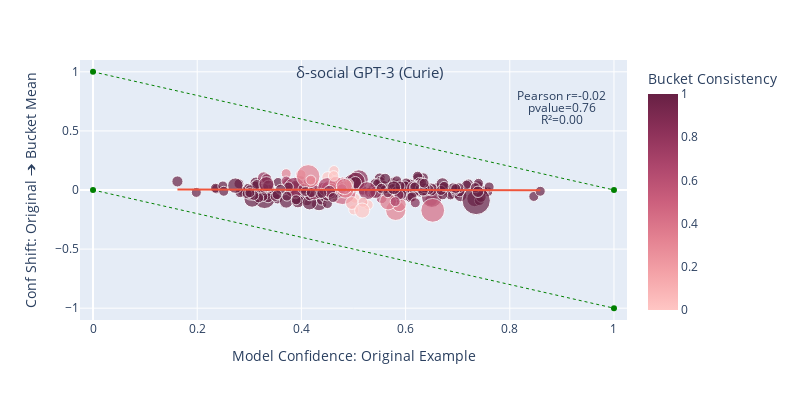
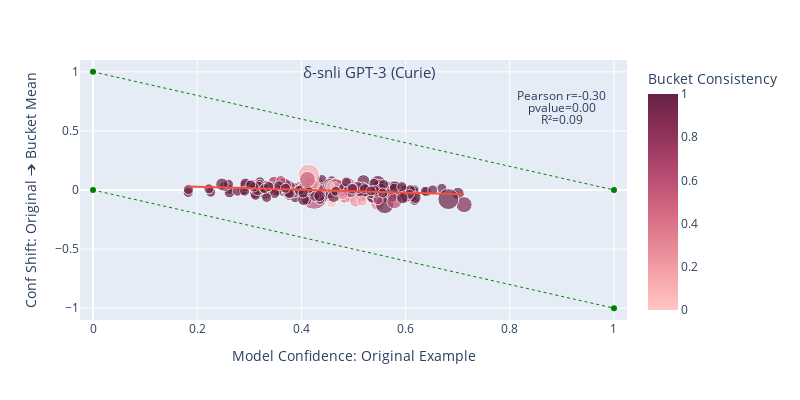
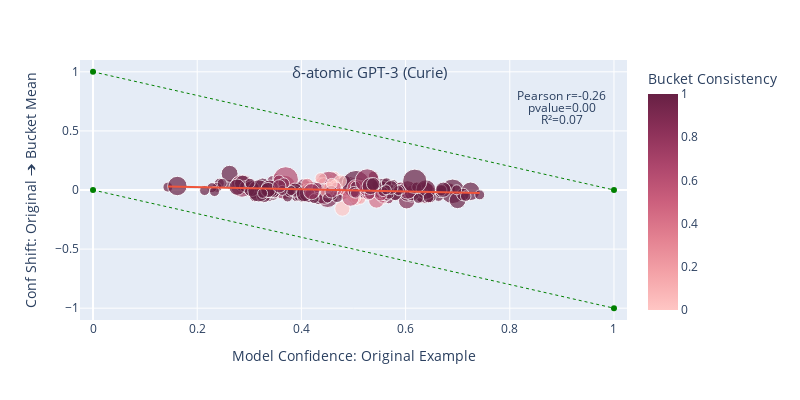

The notebook cell saved with these charts, in order:
### Code cell
for b, dataset_buckets in dnli_human_bucket_predictions.items():
    print(b)
    print(
        'GPT-3 Curie Accuracy:',
        get_original_example_prediction_accuracy(dataset_buckets['gpt3-curie'])
    )
    
    metadata = construct_bucket_metadata(dataset_buckets['gpt3-curie'])
    plot = plot_orig_v_bucket_conf(metadata, f'δ-{b} GPT-3 (Curie)')
    plot.show()

### Figure 1 — Plotly figure (JSON) as saved in the notebook; plotly's stock layout.template omitted (floating-point values rounded to 4 significant figures; data arrays with more than 128 entries replaced by an {"elided": "..."} marker saying what was removed)
{"data": [{"customdata": {"elided": "250x1 str values"}, "hovertemplate": "Model Confidence: Original Example=%{x}<br>Conf Shift: Original ➔ Bucket Mean=%{y}<br>bucket_confidence_var=%{marker.size}<br>example_id=%{customdata[0]}<br>Bucket Consistency=%{marker.color}<extra></extra>", "legendgroup": "", "marker": {"color": {"elided": "250 float values"}, "coloraxis": "coloraxis", "size": {"elided": "250 float values"}, "sizemin": 5, "sizemode": "area", "sizeref": 4.392e-05, "symbol": "circle"}, "mode": "markers", "name": "", "orientation": "v", "showlegend": false, "type": "scatter", "x": {"elided": "250 float values"}, "xaxis": "x", "y": {"elided": "250 float values"}, "yaxis": "y"}, {"hovertemplate": "<b>OLS trendline</b><br>conf_shift = -0.00835512 * original_confidence + 0.00493749<br>R<sup>2</sup>=0.000385<br><br>Model Confidence: Original Example=%{x}<br>Conf Shift: Original ➔ Bucket Mean=%{y} <b>(trend)</b><extra></extra>", "legendgroup": "", "marker": {"sizemin": 5, "symbol": "circle"}, "mode": "lines", "name": "", "showlegend": false, "type": "scatter", "x": {"elided": "250 float values"}, "xaxis": "x", "y": {"elided": "250 float values"}, "yaxis": "y"}, {"line": {"color": "green", "dash": "dot", "width": 1}, "type": "scatter", "x": [0, 1], "y": [1, 0]}, {"line": {"color": "green", "dash": "dot", "width": 1}, "type": "scatter", "x": [0, 1], "y": [0, -1]}], "layout": {"annotations": [{"arrowhead": 0, "font": {"size": 15}, "showarrow": false, "text": "δ-social GPT-3 (Curie)", "x": 0.53, "y": 1}, {"arrowhead": 0, "showarrow": false, "text": "Pearson r=-0.02", "x": 0.9, "y": 0.8}, {"arrowhead": 0, "showarrow": false, "text": "pvalue=0.76", "x": 0.9, "y": 0.7}, {"arrowhead": 0, "showarrow": false, "text": "R²=0.00", "x": 0.9, "y": 0.6}], "coloraxis": {"colorbar": {"title": {"text": "Bucket Consistency"}}, "colorscale": [[0, "rgb(255, 198, 196)"], [0.1667, "rgb(244, 163, 168)"], [0.3333, "rgb(227, 129, 145)"], [0.5, "rgb(204, 96, 125)"], [0.6667, "rgb(173, 70, 108)"], [0.8333, "rgb(139, 48, 88)"], [1, "rgb(103, 32, 68)"]]}, "height": 400, "legend": {"itemsizing": "constant", "tracegroupgap": 0}, "margin": {"t": 60}, "showlegend": false, "width": 800, "xaxis": {"anchor": "y", "domain": [0, 1], "range": [-0.025, 1.025], "title": {"text": "Model Confidence: Original Example"}}, "yaxis": {"anchor": "x", "domain": [0, 1], "range": [-1.1, 1.1], "title": {"text": "Conf Shift: Original ➔ Bucket Mean"}}}}

### Figure 2 — Plotly figure (JSON) as saved in the notebook; plotly's stock layout.template omitted (floating-point values rounded to 4 significant figures; data arrays with more than 128 entries replaced by an {"elided": "..."} marker saying what was removed)
{"data": [{"customdata": {"elided": "250x1 str values"}, "hovertemplate": "Model Confidence: Original Example=%{x}<br>Conf Shift: Original ➔ Bucket Mean=%{y}<br>bucket_confidence_var=%{marker.size}<br>example_id=%{customdata[0]}<br>Bucket Consistency=%{marker.color}<extra></extra>", "legendgroup": "", "marker": {"color": {"elided": "250 float values"}, "coloraxis": "coloraxis", "size": {"elided": "250 float values"}, "sizemin": 5, "sizemode": "area", "sizeref": 3.661e-05, "symbol": "circle"}, "mode": "markers", "name": "", "orientation": "v", "showlegend": false, "type": "scatter", "x": {"elided": "250 float values"}, "xaxis": "x", "y": {"elided": "250 float values"}, "yaxis": "y"}, {"hovertemplate": "<b>OLS trendline</b><br>conf_shift = -0.121984 * original_confidence + 0.0508458<br>R<sup>2</sup>=0.090334<br><br>Model Confidence: Original Example=%{x}<br>Conf Shift: Original ➔ Bucket Mean=%{y} <b>(trend)</b><extra></extra>", "legendgroup": "", "marker": {"sizemin": 5, "symbol": "circle"}, "mode": "lines", "name": "", "showlegend": false, "type": "scatter", "x": {"elided": "250 float values"}, "xaxis": "x", "y": {"elided": "250 float values"}, "yaxis": "y"}, {"line": {"color": "green", "dash": "dot", "width": 1}, "type": "scatter", "x": [0, 1], "y": [1, 0]}, {"line": {"color": "green", "dash": "dot", "width": 1}, "type": "scatter", "x": [0, 1], "y": [0, -1]}], "layout": {"annotations": [{"arrowhead": 0, "font": {"size": 15}, "showarrow": false, "text": "δ-snli GPT-3 (Curie)", "x": 0.53, "y": 1}, {"arrowhead": 0, "showarrow": false, "text": "Pearson r=-0.30", "x": 0.9, "y": 0.8}, {"arrowhead": 0, "showarrow": false, "text": "pvalue=0.00", "x": 0.9, "y": 0.7}, {"arrowhead": 0, "showarrow": false, "text": "R²=0.09", "x": 0.9, "y": 0.6}], "coloraxis": {"colorbar": {"title": {"text": "Bucket Consistency"}}, "colorscale": [[0, "rgb(255, 198, 196)"], [0.1667, "rgb(244, 163, 168)"], [0.3333, "rgb(227, 129, 145)"], [0.5, "rgb(204, 96, 125)"], [0.6667, "rgb(173, 70, 108)"], [0.8333, "rgb(139, 48, 88)"], [1, "rgb(103, 32, 68)"]]}, "height": 400, "legend": {"itemsizing": "constant", "tracegroupgap": 0}, "margin": {"t": 60}, "showlegend": false, "width": 800, "xaxis": {"anchor": "y", "domain": [0, 1], "range": [-0.025, 1.025], "title": {"text": "Model Confidence: Original Example"}}, "yaxis": {"anchor": "x", "domain": [0, 1], "range": [-1.1, 1.1], "title": {"text": "Conf Shift: Original ➔ Bucket Mean"}}}}

### Figure 3 — Plotly figure (JSON) as saved in the notebook; plotly's stock layout.template omitted (floating-point values rounded to 4 significant figures; data arrays with more than 128 entries replaced by an {"elided": "..."} marker saying what was removed)
{"data": [{"customdata": {"elided": "250x1 str values"}, "hovertemplate": "Model Confidence: Original Example=%{x}<br>Conf Shift: Original ➔ Bucket Mean=%{y}<br>bucket_confidence_var=%{marker.size}<br>example_id=%{customdata[0]}<br>Bucket Consistency=%{marker.color}<extra></extra>", "legendgroup": "", "marker": {"color": {"elided": "250 float values"}, "coloraxis": "coloraxis", "size": {"elided": "250 float values"}, "sizemin": 5, "sizemode": "area", "sizeref": 2.272e-05, "symbol": "circle"}, "mode": "markers", "name": "", "orientation": "v", "showlegend": false, "type": "scatter", "x": {"elided": "250 float values"}, "xaxis": "x", "y": {"elided": "250 float values"}, "yaxis": "y"}, {"hovertemplate": "<b>OLS trendline</b><br>conf_shift = -0.0927955 * original_confidence + 0.0424814<br>R<sup>2</sup>=0.067965<br><br>Model Confidence: Original Example=%{x}<br>Conf Shift: Original ➔ Bucket Mean=%{y} <b>(trend)</b><extra></extra>", "legendgroup": "", "marker": {"sizemin": 5, "symbol": "circle"}, "mode": "lines", "name": "", "showlegend": false, "type": "scatter", "x": {"elided": "250 float values"}, "xaxis": "x", "y": {"elided": "250 float values"}, "yaxis": "y"}, {"line": {"color": "green", "dash": "dot", "width": 1}, "type": "scatter", "x": [0, 1], "y": [1, 0]}, {"line": {"color": "green", "dash": "dot", "width": 1}, "type": "scatter", "x": [0, 1], "y": [0, -1]}], "layout": {"annotations": [{"arrowhead": 0, "font": {"size": 15}, "showarrow": false, "text": "δ-atomic GPT-3 (Curie)", "x": 0.53, "y": 1}, {"arrowhead": 0, "showarrow": false, "text": "Pearson r=-0.26", "x": 0.9, "y": 0.8}, {"arrowhead": 0, "showarrow": false, "text": "pvalue=0.00", "x": 0.9, "y": 0.7}, {"arrowhead": 0, "showarrow": false, "text": "R²=0.07", "x": 0.9, "y": 0.6}], "coloraxis": {"colorbar": {"title": {"text": "Bucket Consistency"}}, "colorscale": [[0, "rgb(255, 198, 196)"], [0.1667, "rgb(244, 163, 168)"], [0.3333, "rgb(227, 129, 145)"], [0.5, "rgb(204, 96, 125)"], [0.6667, "rgb(173, 70, 108)"], [0.8333, "rgb(139, 48, 88)"], [1, "rgb(103, 32, 68)"]]}, "height": 400, "legend": {"itemsizing": "constant", "tracegroupgap": 0}, "margin": {"t": 60}, "showlegend": false, "width": 800, "xaxis": {"anchor": "y", "domain": [0, 1], "range": [-0.025, 1.025], "title": {"text": "Model Confidence: Original Example"}}, "yaxis": {"anchor": "x", "domain": [0, 1], "range": [-1.1, 1.1], "title": {"text": "Conf Shift: Original ➔ Bucket Mean"}}}}
